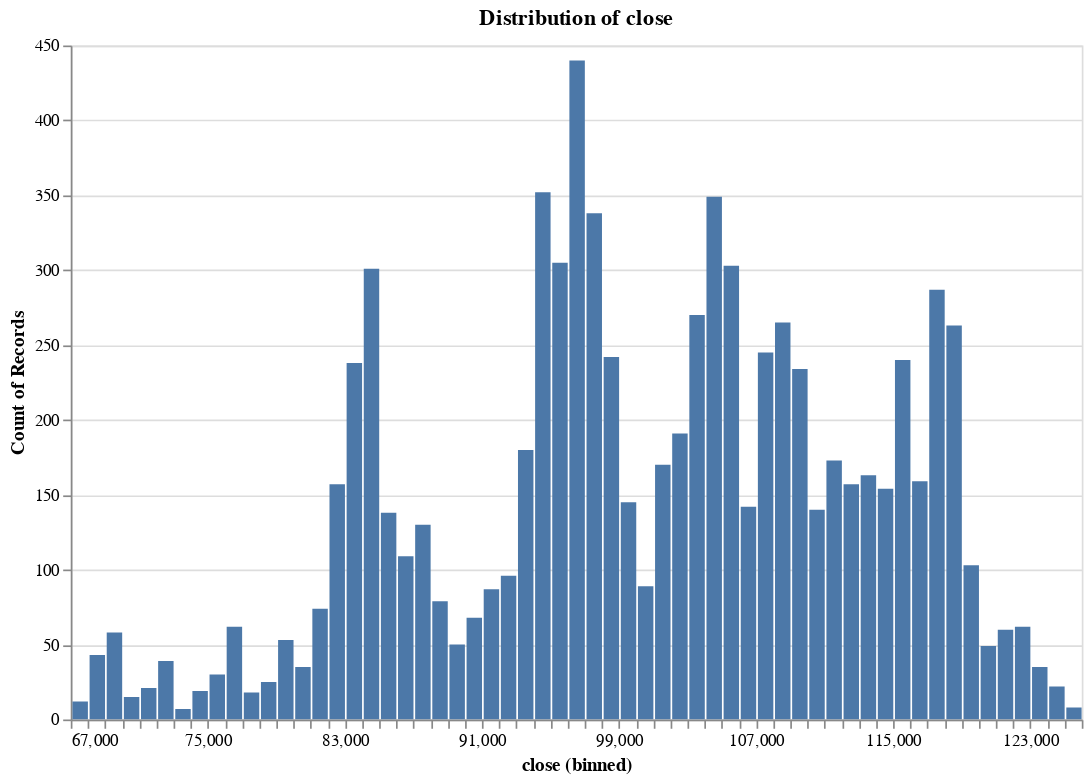

Notebook cell for this chart:
### Code cell
research.plot_distribution(ts, 'close', no_bins = 100)

### Figure 1 — Vega specification as saved in the notebook (floating-point values rounded to 4 significant figures)
{"$schema": "https://vega.github.io/schema/vega/v6.json", "data": [{"name": "param_f268f798f41c853e_store"}, {"name": "source_0", "values": [{"__count": 21, "bin_maxbins_100_close": 71000.0, "bin_maxbins_100_close_end": 72000.0}, {"__count": 39, "bin_maxbins_100_close": 72000.0, "bin_maxbins_100_close_end": 73000.0}, {"__count": 7, "bin_maxbins_100_close": 73000.0, "bin_maxbins_100_close_end": 74000.0}, {"__count": 15, "bin_maxbins_100_close": 70000.0, "bin_maxbins_100_close_end": 71000.0}, {"__count": 58, "bin_maxbins_100_close": 69000.0, "bin_maxbins_100_close_end": 70000.0}, {"__count": 43, "bin_maxbins_100_close": 68000.0, "bin_maxbins_100_close_end": 69000.0}, {"__count": 12, "bin_maxbins_100_close": 67000.0, "bin_maxbins_100_close_end": 68000.0}, {"__count": 19, "bin_maxbins_100_close": 74000.0, "bin_maxbins_100_close_end": 75000.0}, {"__count": 30, "bin_maxbins_100_close": 75000.0, "bin_maxbins_100_close_end": 76000.0}, {"__count": 62, "bin_maxbins_100_close": 76000.0, "bin_maxbins_100_close_end": 77000.0}, {"__count": 18, "bin_maxbins_100_close": 77000.0, "bin_maxbins_100_close_end": 78000.0}, {"__count": 53, "bin_maxbins_100_close": 79000.0, "bin_maxbins_100_close_end": 80000.0}, {"__count": 25, "bin_maxbins_100_close": 78000.0, "bin_maxbins_100_close_end": 79000.0}, {"__count": 35, "bin_maxbins_100_close": 80000.0, "bin_maxbins_100_close_end": 81000.0}, {"__count": 74, "bin_maxbins_100_close": 81000.0, "bin_maxbins_100_close_end": 82000.0}, {"__count": 157, "bin_maxbins_100_close": 82000.0, "bin_maxbins_100_close_end": 83000.0}, {"__count": 301, "bin_maxbins_100_close": 84000.0, "bin_maxbins_100_close_end": 85000.0}, {"__count": 138, "bin_maxbins_100_close": 85000.0, "bin_maxbins_100_close_end": 86000.0}, {"__count": 109, "bin_maxbins_100_close": 86000.0, "bin_maxbins_100_close_end": 87000.0}, {"__count": 130, "bin_maxbins_100_close": 87000.0, "bin_maxbins_100_close_end": 88000.0}, {"__count": 79, "bin_maxbins_100_close": 88000.0, "bin_maxbins_100_close_end": 89000.0}, {"__count": 50, "bin_maxbins_100_close": 89000.0, "bin_maxbins_100_close_end": 90000.0}, {"__count": 87, "bin_maxbins_100_close": 91000.0, "bin_maxbins_100_close_end": 92000.0}, {"__count": 96, "bin_maxbins_100_close": 92000.0, "bin_maxbins_100_close_end": 93000.0}, {"__count": 68, "bin_maxbins_100_close": 90000.0, "bin_maxbins_100_close_end": 91000.0}, {"__count": 180, "bin_maxbins_100_close": 93000.0, "bin_maxbins_100_close_end": 94000.0}, {"__count": 352, "bin_maxbins_100_close": 94000.0, "bin_maxbins_100_close_end": 95000.0}, {"__count": 305, "bin_maxbins_100_close": 95000.0, "bin_maxbins_100_close_end": 96000.0}, {"__count": 338, "bin_maxbins_100_close": 97000.0, "bin_maxbins_100_close_end": 98000.0}, {"__count": 440, "bin_maxbins_100_close": 96000.0, "bin_maxbins_100_close_end": 97000.0}, {"__count": 242, "bin_maxbins_100_close": 98000.0, "bin_maxbins_100_close_end": 99000.0}, {"__count": 145, "bin_maxbins_100_close": 99000.0, "bin_maxbins_100_close_end": 100000.0}, {"__count": 170, "bin_maxbins_100_close": 101000.0, "bin_maxbins_100_close_end": 102000.0}, {"__count": 270, "bin_maxbins_100_close": 103000.0, "bin_maxbins_100_close_end": 104000.0}, {"__count": 191, "bin_maxbins_100_close": 102000.0, "bin_maxbins_100_close_end": 103000.0}, {"__count": 89, "bin_maxbins_100_close": 100000.0, "bin_maxbins_100_close_end": 101000.0}, {"__count": 349, "bin_maxbins_100_close": 104000.0, "bin_maxbins_100_close_end": 105000.0}, {"__count": 303, "bin_maxbins_100_close": 105000.0, "bin_maxbins_100_close_end": 106000.0}, {"__count": 142, "bin_maxbins_100_close": 106000.0, "bin_maxbins_100_close_end": 107000.0}, {"__count": 245, "bin_maxbins_100_close": 107000.0, "bin_maxbins_100_close_end": 108000.0}, {"__count": 265, "bin_maxbins_100_close": 108000.0, "bin_maxbins_100_close_end": 109000.0}, {"__count": 238, "bin_maxbins_100_close": 83000.0, "bin_maxbins_100_close_end": 84000.0}, {"__count": 234, "bin_maxbins_100_close": 109000.0, "bin_maxbins_100_close_end": 110000.0}, {"__count": 140, "bin_maxbins_100_close": 110000.0, "bin_maxbins_100_close_end": 111000.0}, {"__count": 173, "bin_maxbins_100_close": 111000.0, "bin_maxbins_100_close_end": 112000.0}, {"__count": 157, "bin_maxbins_100_close": 112000.0, "bin_maxbins_100_close_end": 113000.0}, {"__count": 163, "bin_maxbins_100_close": 113000.0, "bin_maxbins_100_close_end": 114000.0}, {"__count": 159, "bin_maxbins_100_close": 116000.0, "bin_maxbins_100_close_end": 117000.0}, {"__count": 240, "bin_maxbins_100_close": 115000.0, "bin_maxbins_100_close_end": 116000.0}, {"__count": 287, "bin_maxbins_100_close": 117000.0, "bin_maxbins_100_close_end": 118000.0}, {"__count": 263, "bin_maxbins_100_close": 118000.0, "bin_maxbins_100_close_end": 119000.0}, {"__count": 103, "bin_maxbins_100_close": 119000.0, "bin_maxbins_100_close_end": 120000.0}, {"__count": 49, "bin_maxbins_100_close": 120000.0, "bin_maxbins_100_close_end": 121000.0}, {"__count": 60, "bin_maxbins_100_close": 121000.0, "bin_maxbins_100_close_end": 122000.0}, {"__count": 62, "bin_maxbins_100_close": 122000.0, "bin_maxbins_100_close_end": 123000.0}, {"__count": 154, "bin_maxbins_100_close": 114000.0, "bin_maxbins_100_close_end": 115000.0}, {"__count": 35, "bin_maxbins_100_close": 123000.0, "bin_maxbins_100_close_end": 124000.0}, {"__count": 22, "bin_maxbins_100_close": 124000.0, "bin_maxbins_100_close_end": 125000.0}, {"__count": 8, "bin_maxbins_100_close": 125000.0, "bin_maxbins_100_close_end": 126000.0}]}, {"name": "source_0_y_domain___count", "values": [{"min": 7, "max": 440}]}], "signals": [{"name": "bin_maxbins_100_close_bins", "value": {"fields": ["close"], "fname": "bin_close", "start": 67000.0, "step": 1000.0, "stop": 126000.0}}, {"name": "unit", "value": {}, "on": [{"events": "pointermove", "update": "isTuple(group()) ? group() : unit"}]}, {"name": "param_f268f798f41c853e", "update": "vlSelectionResolve(\"param_f268f798f41c853e_store\", \"union\")"}, {"name": "param_f268f798f41c853e_close", "on": [{"events": [{"source": "view", "type": "dblclick"}], "update": "null"}, {"events": {"signal": "param_f268f798f41c853e_translate_delta"}, "update": "panLinear(param_f268f798f41c853e_translate_anchor.extent_x, -param_f268f798f41c853e_translate_delta.x / width)"}, {"events": {"signal": "param_f268f798f41c853e_zoom_delta"}, "update": "zoomLinear(domain(\"x\"), param_f268f798f41c853e_zoom_anchor.x, param_f268f798f41c853e_zoom_delta)"}]}, {"name": "param_f268f798f41c853e_tuple", "on": [{"events": [{"signal": "param_f268f798f41c853e_close"}], "update": "param_f268f798f41c853e_close ? {unit: \"\", fields: param_f268f798f41c853e_tuple_fields, values: [param_f268f798f41c853e_close]} : null"}]}, {"name": "param_f268f798f41c853e_tuple_fields", "value": [{"field": "close", "channel": "x", "type": "R"}]}, {"name": "param_f268f798f41c853e_translate_anchor", "value": {}, "on": [{"events": [{"source": "scope", "type": "pointerdown"}], "update": "{x: x(unit), y: y(unit), extent_x: domain(\"x\")}"}]}, {"name": "param_f268f798f41c853e_translate_delta", "value": {}, "on": [{"events": [{"source": "window", "between": [{"source": "scope", "type": "pointerdown"}, {"source": "window", "type": "pointerup"}], "type": "pointermove", "consume": true}], "update": "{x: param_f268f798f41c853e_translate_anchor.x - x(unit), y: param_f268f798f41c853e_translate_anchor.y - y(unit)}"}]}, {"name": "param_f268f798f41c853e_zoom_anchor", "on": [{"events": [{"source": "scope", "consume": true, "type": "wheel"}], "update": "{x: invert(\"x\", x(unit)), y: invert(\"y\", y(unit))}"}]}, {"name": "param_f268f798f41c853e_zoom_delta", "on": [{"events": [{"source": "scope", "type": "wheel", "consume": true}], "update": "pow(1.001, event.deltaY * pow(16, event.deltaMode))", "force": true}]}, {"name": "param_f268f798f41c853e_modify", "on": [{"events": {"signal": "param_f268f798f41c853e_tuple"}, "update": "modify(\"param_f268f798f41c853e_store\", param_f268f798f41c853e_tuple, true)"}]}], "marks": [{"type": "rect", "name": "marks", "from": {"data": "source_0"}, "encode": {"update": {"x2": {"field": "bin_maxbins_100_close", "scale": "x", "offset": {"signal": "0.5 + (abs(scale(\"x\", datum[\"bin_maxbins_100_close_end\"]) - scale(\"x\", datum[\"bin_maxbins_100_close\"])) < 0.25 ? -0.5 * (0.25 - (abs(scale(\"x\", datum[\"bin_maxbins_100_close_end\"]) - scale(\"x\", datum[\"bin_maxbins_100_close\"])))) : 0.5)"}}, "x": {"field": "bin_maxbins_100_close_end", "scale": "x", "offset": {"signal": "0.5 + (abs(scale(\"x\", datum[\"bin_maxbins_100_close_end\"]) - scale(\"x\", datum[\"bin_maxbins_100_close\"])) < 0.25 ? 0.5 * (0.25 - (abs(scale(\"x\", datum[\"bin_maxbins_100_close_end\"]) - scale(\"x\", datum[\"bin_maxbins_100_close\"])))) : -0.5)"}}, "y": {"field": "__count", "scale": "y"}, "y2": {"value": 0, "scale": "y"}, "fill": {"value": "#4c78a8"}}}, "interactive": true, "clip": true, "style": ["bar"]}], "scales": [{"name": "x", "type": "linear", "domain": {"signal": "[bin_maxbins_100_close_bins.start, bin_maxbins_100_close_bins.stop]"}, "range": [0, {"signal": "width"}], "bins": {"signal": "bin_maxbins_100_close_bins"}, "zero": false, "domainRaw": {"signal": "param_f268f798f41c853e[\"close\"]"}}, {"name": "y", "type": "linear", "domain": [{"signal": "(data(\"source_0_y_domain___count\")[0] || {}).min"}, {"signal": "(data(\"source_0_y_domain___count\")[0] || {}).max"}], "range": [{"signal": "height"}, 0], "zero": true, "nice": true}], "axes": [{"scale": "y", "minExtent": 0, "maxExtent": 0, "orient": "left", "grid": true, "tickCount": {"signal": "ceil(height/40)"}, "zindex": 0, "gridScale": "x", "ticks": false, "labels": false, "domain": false, "aria": false}, {"scale": "x", "zindex": 0, "title": "close (binned)", "orient": "bottom", "labelFlush": true, "labelOverlap": true, "tickCount": {"signal": "ceil(width/10)"}, "grid": false}, {"scale": "y", "orient": "left", "title": "Count of Records", "labelOverlap": true, "tickCount": {"signal": "ceil(height/40)"}, "zindex": 0, "grid": false}], "title": {"text": "Distribution of close", "frame": "group"}, "style": "cell", "padding": 5, "width": 600, "height": 400, "background": "white"}
